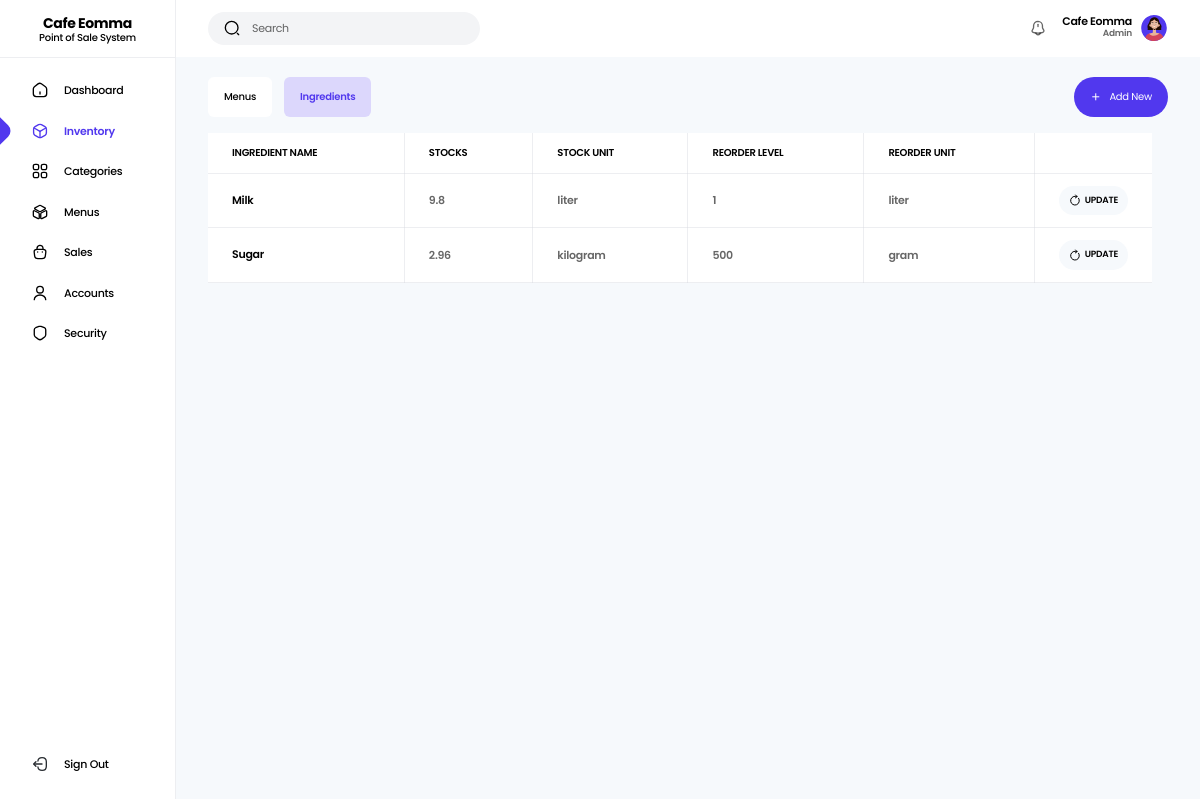
Page /app/Views/ingredient-inventory.php (signed in) on the earlier database version.
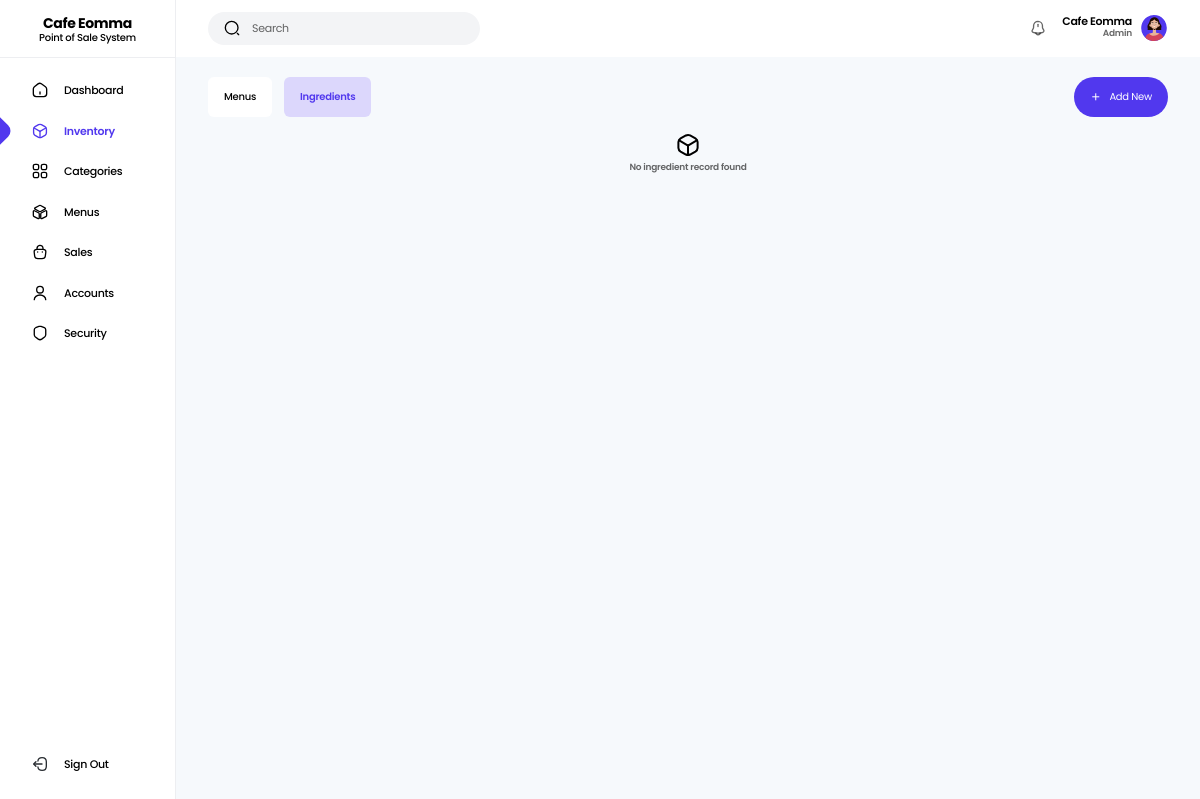
Same page on the later database version.
### tables this page shows
CREATE TABLE `ingredients` (
  `id` int(11) NOT NULL,
  `ing_id` varchar(200) NOT NULL,
  `ing_name` varchar(100) NOT NULL,
  `ing_stocks` int(11) NOT NULL,
  `ing_unit` varchar(30) NOT NULL,
  `reorder_level` int(11) NOT NULL,
  `reorder_unit` varchar(30) NOT NULL
);

### config/init.php (called while the page is built, shortened)
<?php
$database = new Database();
$conn = $database->getConnetion($_ENV['DB_HOST'], $_ENV['DB_NAME'], $_ENV['DB_USERNAME'], $_ENV['DB_PASSWORD']);
$helper = new DbHelper($conn);
$ingredientController = new IngredientController($helper);

### app/Controllers/IngredientController.php (called while the page is built, shortened)
<?php
class IngredientController implements AppInterface
{
  private $helper;
  public function __construct(DbHelper $helper)
  {
    $this->helper = $helper;
  }
  public function show(): array
  {
    $this->helper->query("SELECT * FROM `ingredients` ORDER BY `id` DESC");
    return $this->helper->fetchAll();
  }
}

### app/Utils/DbHelper.php (called while the page is built, shortened)
<?php
class DbHelper
{
  private $stmt;
  private $conn;
  public function __construct(PDO $db)
  {
    $this->conn = $db;
  }
  public function query(string $query, array $values = []): string
  {
    $this->stmt = $this->conn->prepare($query);
    return empty($values)
      ? $this->stmt->execute()
      : $this->stmt->execute($values);
  }
  public function fetchAll(): array
  {
    return $this->stmt->fetchAll(PDO::FETCH_OBJ);
  }
}

### app/Utils/Utilities.php (called while the page is built, shortened)
<?php
class Utilities
{
  public static function convertUnit(string $value, string $unit, string $type = ''): float
  {
    $unit_value = 0;
    if ($unit === 'milliliter') {
      $unit_value = $value;
    } elseif ($unit === 'liter') {
      $unit_value = $type === '' ? $value * 1000 : $value / 1000;
    } elseif ($unit === 'milligram') {
      $unit_value = $value;
    } elseif ($unit === 'gram') {
      $unit_value = $type === '' ? $value * 1000 : $value / 1000;
    } else {
      $unit_value = $type === '' ? $value * 1000000 : $value / 1000000;
    }
    return $unit_value;
  }
}

### app/Views/ingredient-inventory.php (the view, shortened to what the changed rows need)
<?php
  require_once __DIR__.'/../../config/init.php';
  require('./app/Views/partials/_header.php');
?>
  <main class="min-h-screen grid md:grid-cols-[11rem_auto] bg-light-gray">
    <section>
      <div class="pt-20 md:pt-5 pb-5 px-8">
        <?php if(count($ingredientController->show()) > 0){ ?>
          <div class="w-[calc(100vw-3.5rem)] md:w-[calc(100vw-16rem)] bg-white overflow-x-auto">
            <table class="w-full text-left border-collapse whitespace-nowrap">
              <thead>
                <th class="text-[10px] border-l-0 border-t-0">Ingredient Name</th>
                <th class="text-[10px] border-t-0">Stocks</th>
                <th class="text-[10px] border-t-0">Stock Unit</th>
                <th class="text-[10px] border-t-0">Reorder Level</th>
                <th class="text-[10px] border-t-0">Reorder Unit</th>
                <th width="10%" class="text-[10px] border-r-0 border-t-0"></th>
              </thead>
              <tbody>
              <?php foreach($ingredientController->show() as $ingredient): ?>
                <tr class="search-area border-b border-b-gray-300/40 last:border-b-none">
                  <td class="border border-gray-300/40 border-l-0">
                    <div class="w-max flex items-center gap-2">
                      <p class="finder1 text-[11px] text-black font-semibold leading-none"><?= $ingredient->ing_name ?></p>
                    </div>
                  </td>
                  <td class="finder4 border border-gray-300/40"><?php echo Utilities::convertUnit($ingredient->ing_stocks, $ingredient->ing_unit, 'reverse') ?></td>
                  <td class="finder5 border border-gray-300/40"><?= $ingredient->ing_unit ?></td>
                  <td class="finder6 border border-gray-300/40"><?php echo Utilities::convertUnit($ingredient->reorder_level, $ingredient->reorder_unit, 'reverse') ?></td>
                  <td class="finder6 border border-gray-300/40"><?= $ingredient->reorder_unit ?></td>
                  <td class="border border-gray-300/40 border-r-0">
                    <a href="<?php echo SYSTEM_URL ?>ingredient/<?= $ingredient->ing_id ?>" class="flex justify-center items-center gap-1 text-[9px] uppercase bg-light-gray text-black py-2 px-4 rounded-full">
                      <img src="<?php echo SYSTEM_URL ?>public/icons/rotate-right-linear.svg" alt="update" class="w-3 h-3">
                      Update
                    </a>
                  </td>
                </tr>
              <?php endforeach ?>
              </tbody>
            </table>
          </div>
        <?php } else{ ?>
          <div class="min-h-[calc(100vh-10rem)] flex flex-col items-center justify-center gap-1">
            <img src="<?php echo SYSTEM_URL ?>public/icons/inventory.svg" alt="ingredient" class="w-6 h-6">
            <p class="text-[9px] font-semibold text-black/60 text-center">No ingredient record found</p>
          </div>
        <?php } ?>
      </div>
    </section>
  </main>
<?php require('./app/Views/partials/_footer.php') ?>

Differences in the rows shown:
removed ingredients: ing_name "Milk", ing_stocks+ing_unit "9.8", ing_unit "liter", reorder_level+reorder_unit "1", reorder_unit "liter"
removed ingredients: ing_name "Sugar", ing_stocks+ing_unit "2.96", ing_unit "kilogram", reorder_level+reorder_unit "500", reorder_unit "gram"
Other differences:
text no longer shown: "INGREDIENT NAME STOCKS STOCK UNIT REORDER LEVEL REORDER UNIT"
text now shown: "No ingredient record found"
